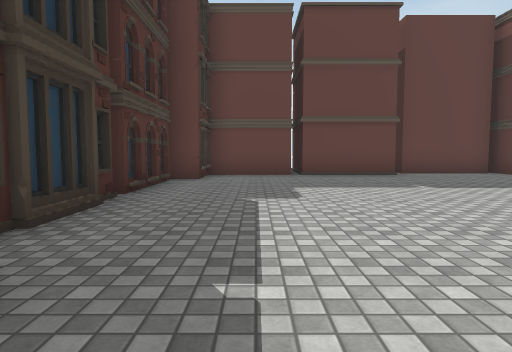
View 1 (above)

21 first-person views from a walk through a scene from a Unity 3-D project. The camera is 1.2 m above the floor, tilts 4° down and sees 75° across. The floor is counted in squares, 2 m on a side. Each view is taken from the middle of a square. On the plan, view 1 faces up. The plan holds only what a view shows up to about 10 squares ahead; the rest is blank. The player character is not drawn. Some surface patterns are stand-ins.

View 2
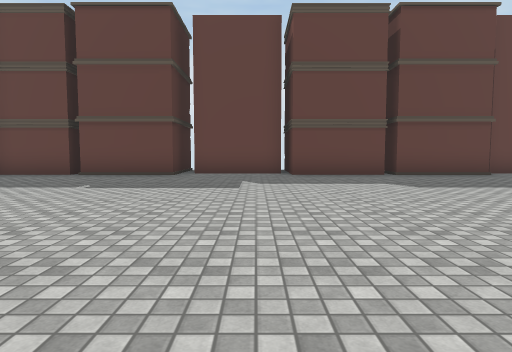

View 3
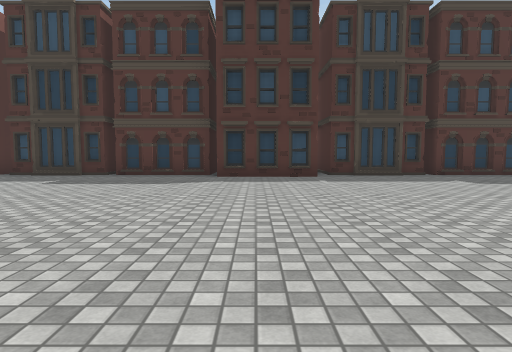

View 4
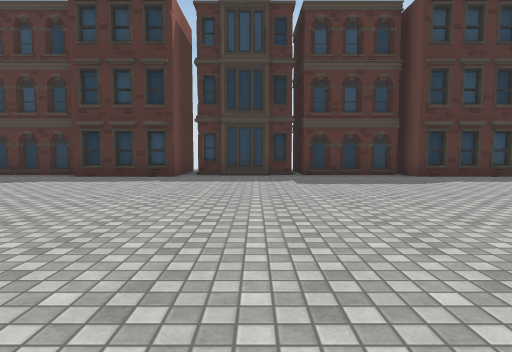

View 5
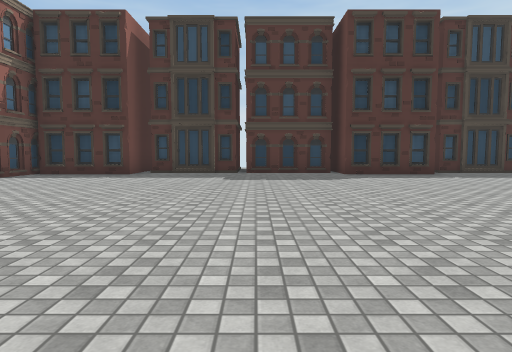

View 6
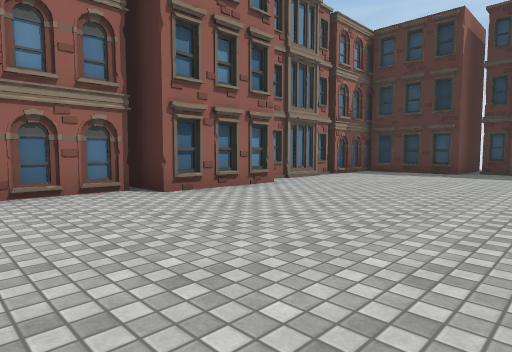

View 7
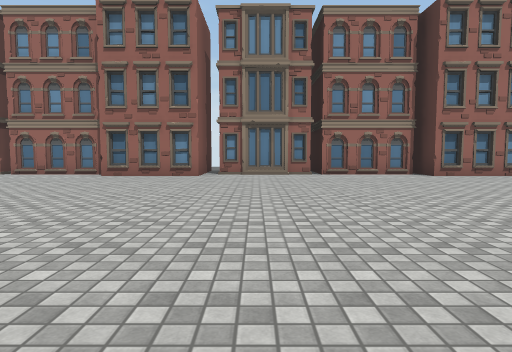

View 8
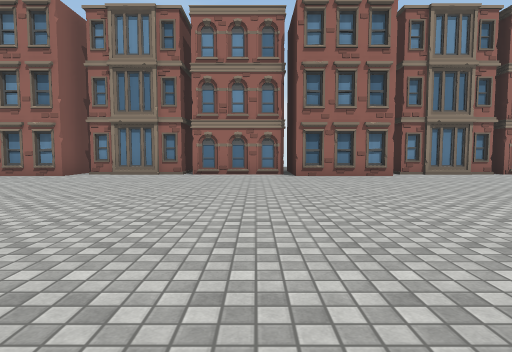

View 9
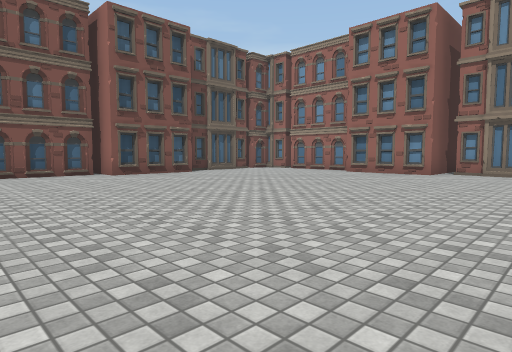

View 10
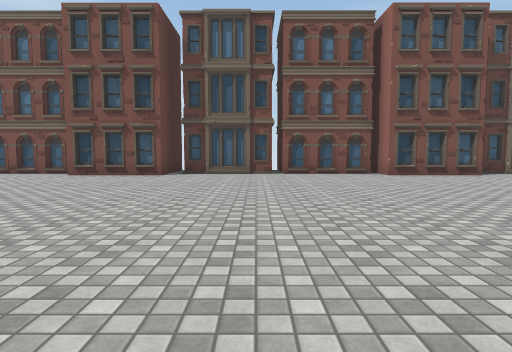

View 11
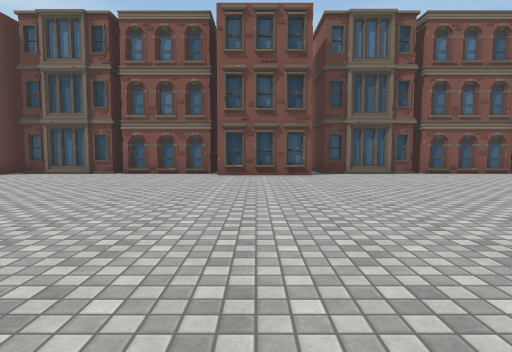

View 12
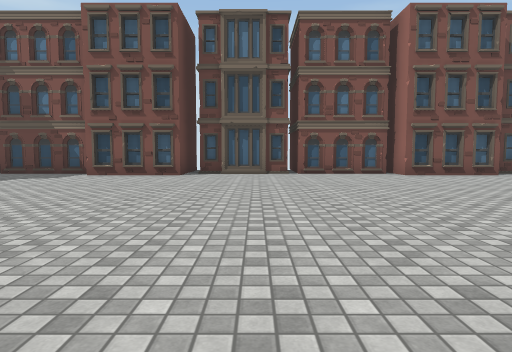

View 13
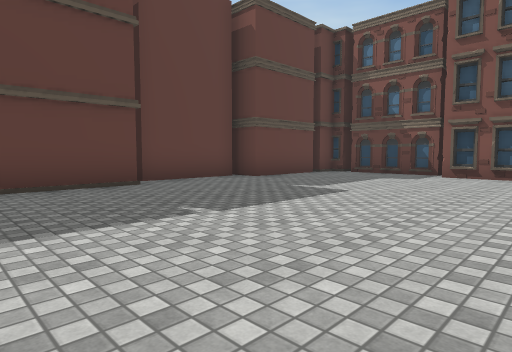

View 14
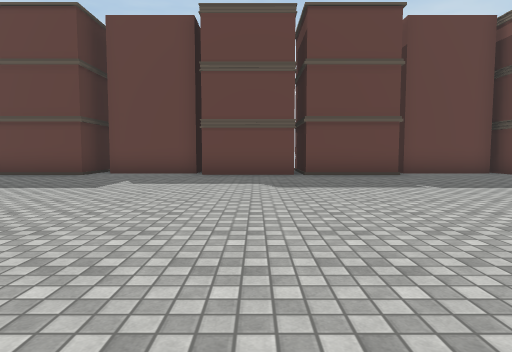

View 15
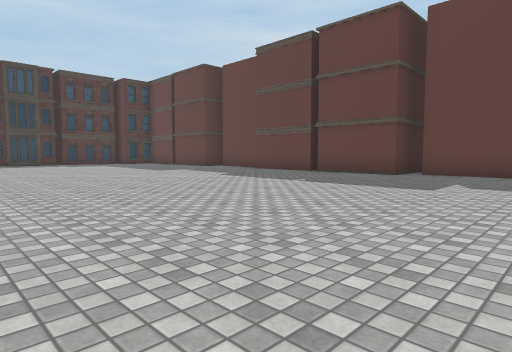

View 16
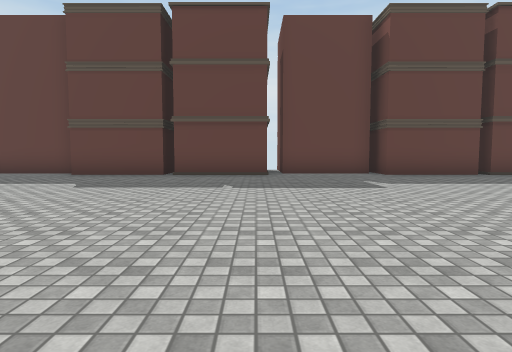

View 17
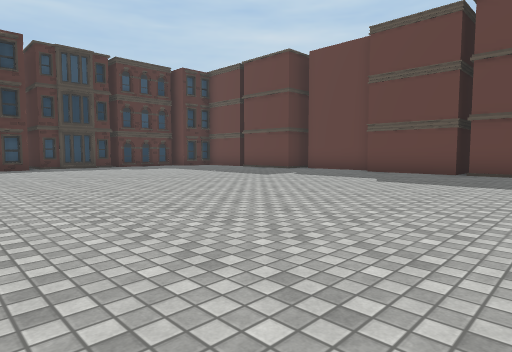

View 18
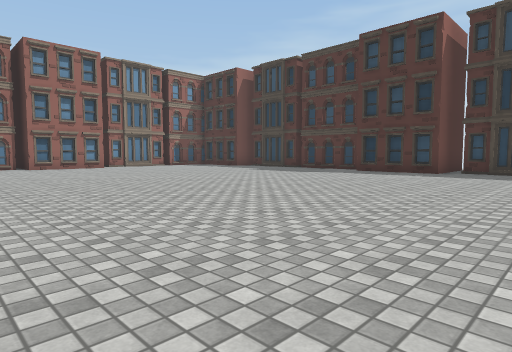

View 19
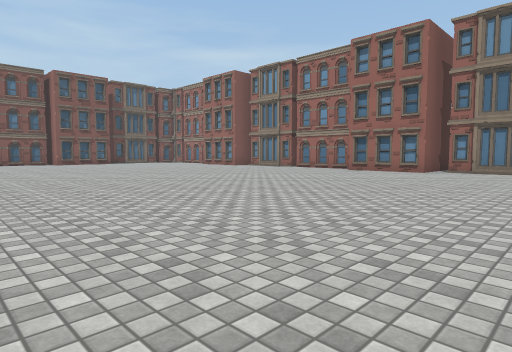

View 20
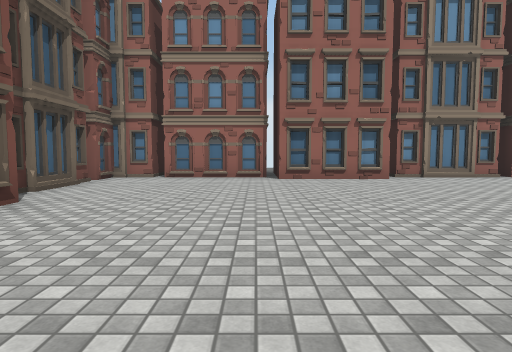

View 21
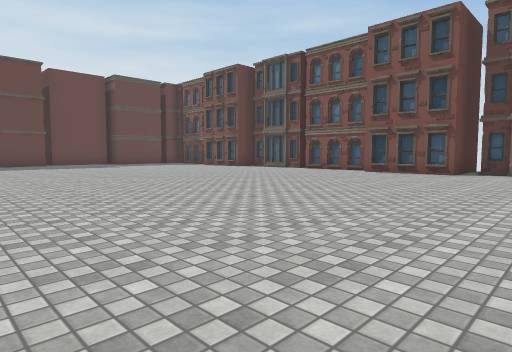

### Floor plan
Points are (right, up) in squares from view 1. A wall is a line through its corners. A room is listed if a view was taken in it or the views show most of it. See-through windows are left out.
Room 1 (views 1, 2, 3, 4, 5, 6, 7, 8, 9, 10, 11, 12, 13, 14, 15, 16, 17, 18, 19, 20, 21)
walls: (9.5, 9) (7, 9) (7, 10.1); (12.5, -17.7) (15, -17.7) (15, -18.9); (15.3, 9.7) (12.8, 9.7); (18.1, 9) (15.5, 9) (15.5, 10.1); (15.1, -18.2) (17.7, -18.2) (17.7, -18.8); (12.3, 10.5) (12.3, 9) (9.8, 9); (9.4, -18.2) (12, -18.2); (27.6, -2.7) (27.6, -0.1); (-1.9, -4) (-1.9, -6.6); (6.8, 9.7) (4.2, 9.7) (4.2, 10.1); (-1.9, -1.2) (-1.9, -3.7); (27.6, 0.1) (27.6, 2.6); (20.9, 9) (18.4, 9); (27.6, -8.5) (27.6, -6); (-1.3, 1.6) (-1.3, -1) (-2.5, -1); (28.5, -5.5) (27, -5.5) (27, -3) (28.1, -3); (6.6, -18.2) (9.2, -18.2) (9.2, -19); (-2.5, -7) (-1.3, -7) (-1.3, -9.5) (-1.9, -9.5) (-1.9, -12.4); (18, -19) (18, -18.2) (20.5, -18.2); (21, -17.7) (23.5, -17.7) (23.5, -19.2); (27.6, -11.4) (27.6, -8.8); (3.9, -17.7) (6.4, -17.7) (6.4, -18.9); (28.1, 3) (27, 3) (27, 5.6); (3.8, 10) (3.8, 9) (1.3, 9) (1.3, 10); (-1.9, -12.5) (-1.9, -15.1); (-1.9, 4.5) (-1.9, 2); (27, -14.1) (27, -11.5) (28.4, -11.5); (23.9, 9.7) (21.2, 9.7); (27.6, 5.8) (27.6, 8.4); (23.6, -18.2) (26.2, -18.2); (1, 9.6) (1, 9) (-1.3, 9) (-1.3, 7.6) (-1.9, 7.6) (-1.9, 4.8); (26.2, 9) (24, 9) (24, 10.1); (0.9, -18.2) (3.2, -18.2); (-2.5, -15.5) (-1.3, -15.5) (-1.3, -18.1); (27.6, -17) (27.6, -14.5); (-1.6, -18.2) (0.8, -18.2); (26.5, -19.4) (26.5, -18.2) (27.6, -18.2) (27.6, -17.2)

Positions as (right, up) in squares from view 1, and headings:
1: (0, 0), facing up
2: (6, 0), facing up
3: (7, 0), facing left
4: (7, -5), facing left
5: (8, -12), facing left
6: (9, -13), facing down-left
7: (11, -9), facing down
8: (16, -9), facing down
9: (18, -8), facing down-right
10: (18, -8), facing right
11: (18, -4), facing right
12: (18, 1), facing right
13: (18, 3), facing up-right
14: (17, 0), facing up
15: (16, 0), facing up-left
16: (12, 0), facing up
17: (12, -1), facing up-left
18: (9, -4), facing down-left
19: (9, -7), facing down-right
20: (24, -10), facing down
21: (17, -8), facing up-right
